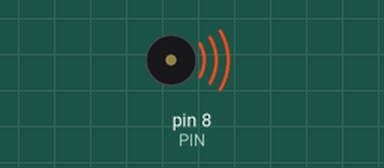
The sketch below on a simulated Arduino Uno, built with avr-gcc and run on an emulated ATmega328P. Parts: buzzer (waves = sounding).

Above: at 0.2 s.
At 6.6 s:
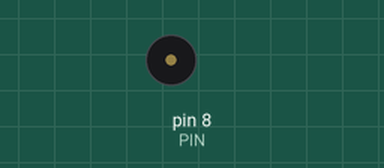
Timing chart, 0 to 9.1 s (numbered marks = the images above):
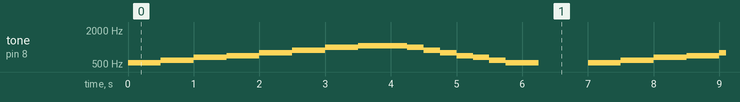

Measured:
- by itself, tone on pin 8 (PIN): repeats every 7.0 s: 587 Hz 0.50 s, 659 Hz 0.50 s, 698 Hz 0.50 s, 784 Hz 0.50 s, 880 Hz 0.50 s, 988 Hz 0.50 s, 1047 Hz 0.75 s, 988 Hz 0.25 s, 880 Hz 0.25 s, 784 Hz 0.25 s, 698 Hz 0.25 s, 659 Hz 0.25 s, 587 Hz 0.25 s, 523 Hz 0.50 s, silent 0.75 s, 523 Hz 0.50 s

The sketch:

buzzerMelody.ino
```cpp
/*	Este código reproduce una melodía simple utilizando un buzzer conectado al
	pin 8 del Arduino. La melodía consiste en una secuencia de notas musicales
	almacenadas en un arreglo llamado "melody". Cada nota se reproduce durante
	500 milisegundos, y después de tocar todas las notas, el código
	reproduce la melodía en orden inverso. Entre cada nota, hay un retraso de
	medio segundo en el primer ciclo y un cuarto de segundo en el segundo ciclo.
	Finalmente, después de completar ambos ciclos, el código espera 1 segundo
	antes de reiniciar la melodía.	*/

	#define DO  523
	#define RE  587
	#define MI  659
	#define FA  698
	#define SOL  784
	#define LA  880
	#define SI  988
	#define DOO  1047

	// notes in the melody:
	int melody[] = {DO, RE, MI, FA, SOL, LA, SI, DOO};
	int duration = 500;  	// 500 miliseconds
	int T = 1000; 			// 1 second
	int PIN = 8;			// pin 8

	void setup() {

	}

	void loop() {
		for (int thisNote = 0; thisNote < 8; thisNote++) {
			// pin8 output the voice, every scale is 0.5 sencond
			tone(PIN, melody[thisNote], duration);

			// Output the voice after several minutes
			delay(T / 2);
		  }

		  for (int thisNote = 7; thisNote >= 0; thisNote--) {
			tone(PIN, melody[thisNote], duration);
			delay(T / 4);
		  }

		  // restart after two seconds
		delay(T);
	}
```
